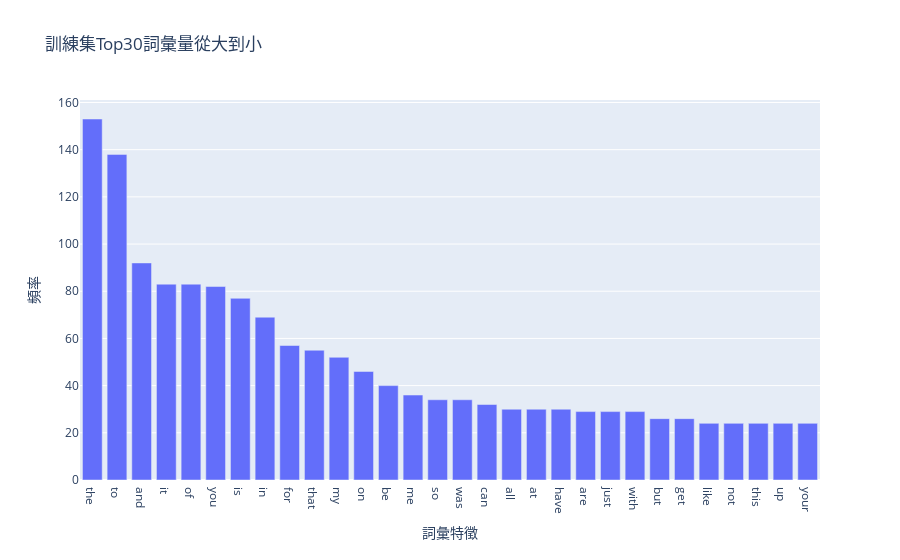

The code cell stored with this chart in its notebook:
### Code cell
# 測試集
#利用CountVectorizer的參數max_features 來設定我們找出最頻繁出現的30個詞彙
coun_vect_test = CountVectorizer(max_features=30)
# 帶入文章成立矩陣
count_matrix_test = coun_vect_test.fit_transform(test_df.text)
print(count_matrix_test.shape)
# 列印取出的特徵
print(coun_vect_test.get_feature_names_out())

# display詞彙頻率矩陣(train_term_frequencies)
test_term_frequencies = []
for j in range(0,count_matrix_test.shape[1]):
    test_term_frequencies.append(sum(count_matrix_test[:,j].toarray()))
    
test_term_frequencies = np.asarray(count_matrix_test.sum(axis=0))[0]
display(test_term_frequencies)

#Plot trainung set
fig = go.Figure(go.Bar(x=coun_vect_test.get_feature_names_out(), 
                y=test_term_frequencies),
                layout=layout)
layout = go.Layout(title="測試集Top30詞彙量從大到小",xaxis={"title":"詞彙特徵"},
    yaxis={"title":"頻率"},barmode="group")
fig.update_layout(xaxis={'categoryorder':'total descending'})
fig.show()

### Figure 1 — Plotly figure (JSON) as saved in the notebook; plotly's stock layout.template omitted (floating-point values rounded to 4 significant figures)
{"data": [{"type": "bar", "x": ["all", "and", "are", "at", "be", "but", "can", "for", "get", "have", "in", "is", "it", "just", "like", "me", "my", "not", "of", "on", "so", "that", "the", "this", "to", "up", "was", "with", "you", "your"], "y": [30, 92, 29, 30, 40, 26, 32, 57, 26, 30, 69, 77, 83, 29, 24, 36, 52, 24, 83, 46, 34, 55, 153, 24, 138, 24, 34, 29, 82, 24]}], "layout": {"autosize": true, "barmode": "group", "title": {"text": "訓練集Top30詞彙量從大到小"}, "xaxis": {"autorange": true, "categoryorder": "total descending", "range": [-0.5, 29.5], "title": {"text": "詞彙特徵"}, "type": "category"}, "yaxis": {"autorange": true, "range": [0, 161.1], "title": {"text": "頻率"}, "type": "linear"}}}
